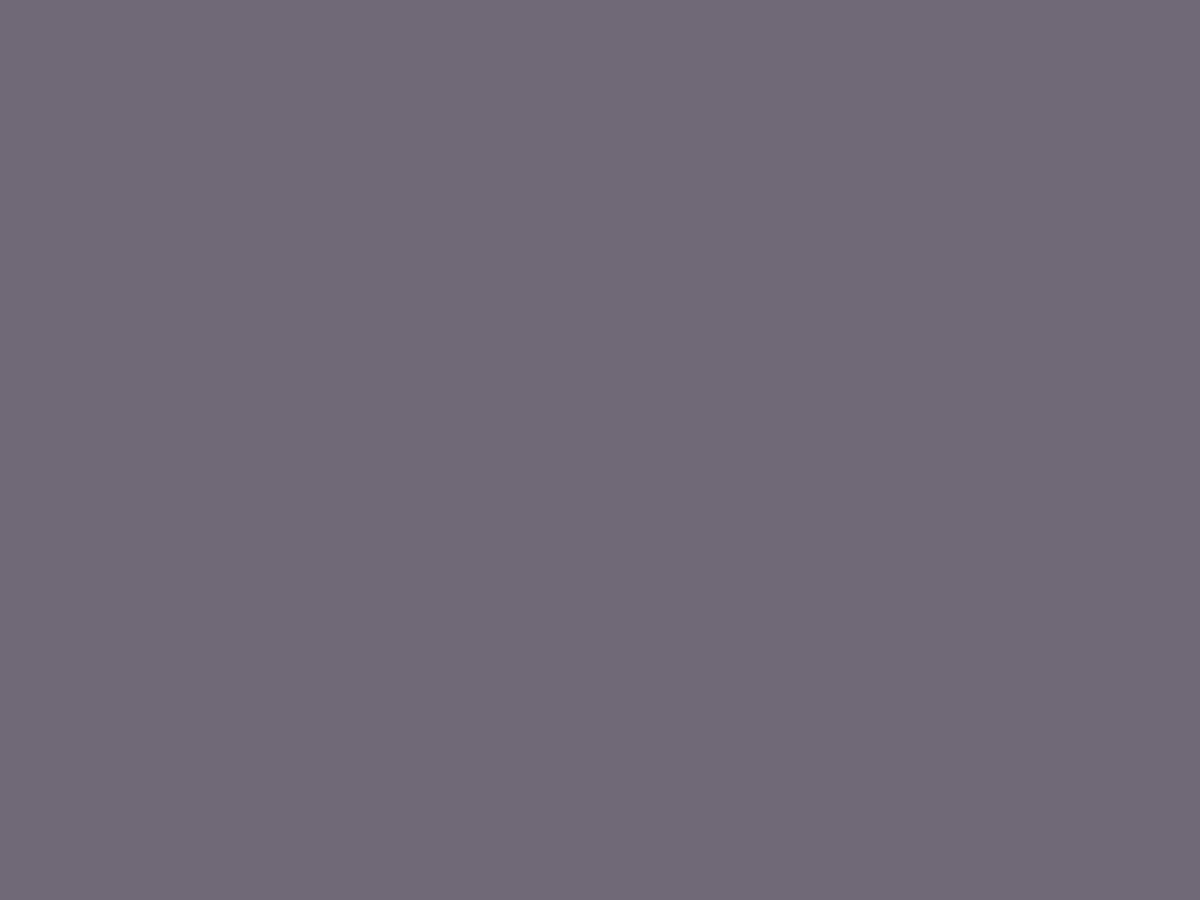
Frame 1 (no input)
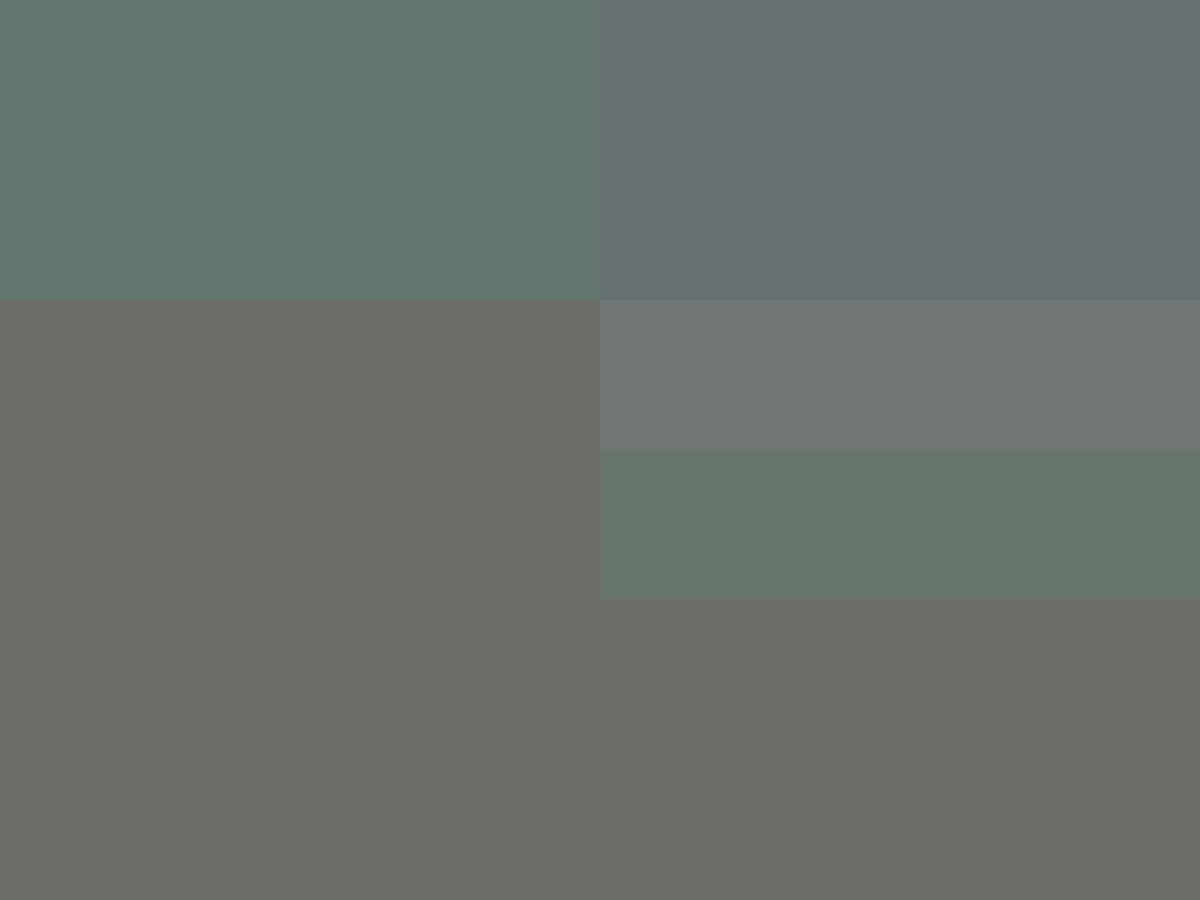
Frame 60 (the mouse pressed at the canvas centre just before this capture)
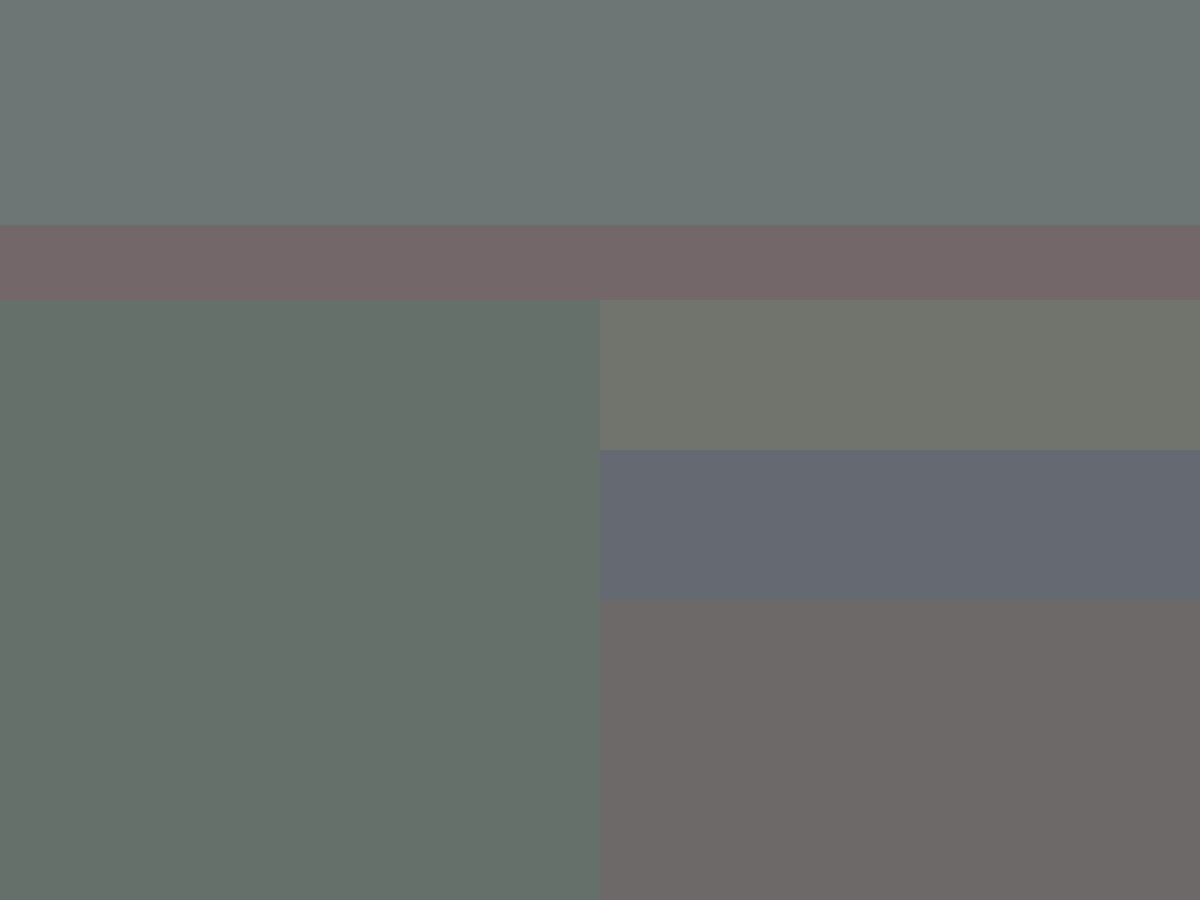
Frame 120 (the mouse held since frame 60 and released just before this capture)

The Processing sketch that drew these frames (run headless with seeded random() and noise(); from frame 60 on, the mouse is pressed at the canvas centre):

// Processing sketch: visuals
// ── visuals.pde
int rows = 1;
int cols = 1;
int maxRows = 500;
int maxCols = 500;
int rowHeight = 0;
int colWidth = 0;
int rowDrawHeight = 0;
int colDrawWidth = 0;
int totalHeight = 0;
int totalWidth = 0;
int lowRangeR = 100;
int lowRangeG = 100;
int lowRangeB = 100;
int highRangeR = 120;
int highRangeG = 120;
int highRangeB = 120;

int lastMillis = 0;
int lastChangeMillis = 0;
int changeRateMS = 100;

void setup() {
  frameRate(120);
  fullScreen();
  updateDimensions();
  lastChangeMillis = millis();
}

void draw() {
  int x = 0;
  int y = 0;
  color currentColor = color(0,0,0);//color(random(0,254),random(0,254),random(0,254));
  noStroke();
  for(int cell = 0; cell < rows * cols; cell++) {
    x = cell % rows;
    y = cell / cols;
    currentColor = getRandomColor();
    fill(currentColor);
    rect(x * colWidth, y * rowHeight, (x + 1) * colWidth, (y + 1) * rowHeight);
  }
  // printFPS(); // wtf processing!
  introduceFuzz();
}

void updateDimensions() {
  totalWidth = displayWidth;
  totalHeight = displayHeight;
  colWidth = totalWidth / cols;
  rowHeight = totalHeight / rows;
  colDrawWidth = colWidth;
  rowDrawHeight = rowHeight;
}

void addRow() {
  if (rows < maxRows)
    rows++;
}

void addColumn() {
  if (cols < maxCols)
    cols++;
}

void removeRow() {
  if (rows > 1)
    rows--;
}

void removeColumn() {
  if (cols > 1)
    cols--;
}

void introduceFuzz() {
  if (millis() - lastChangeMillis > changeRateMS) {
    lastChangeMillis = millis();
    int randTest = (int) random(0,4);
    // println("fuzzing - " + randTest);
    switch(randTest) {
      default:
      // do nothing
      break;
      case 0: addColumn(); break;
      case 1: addRow(); break;
      case 2: removeColumn(); break;
      case 3: removeRow(); break;
    }
    updateDimensions();
  }
}

color getRandomColor() {
  return color(random(lowRangeR,highRangeR),random(lowRangeG,highRangeG),random(lowRangeB,highRangeB));
}

int getFPS() {
  int now = millis();
  int duration = now - lastMillis;
  lastMillis = now;
  return 1000 / duration;
}

void printFPS() {
  println(getFPS());
}
